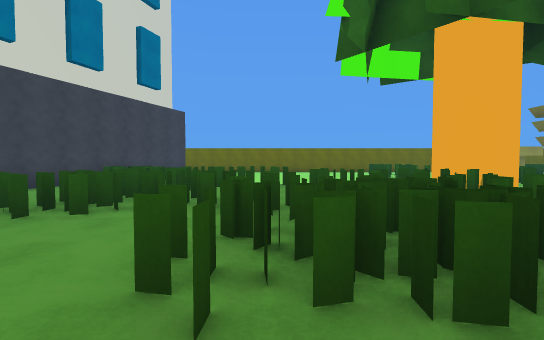
view 1 (above)

24 first-person views from a walk through a Unity game level. The camera is 1.4 m above the floor, tilts 2° down and sees 90° across. The floor is counted in squares, 2 m on a side. Each view is taken from the middle of a square. On the plan, view 1 faces up. The plan holds only what a view shows up to about 9 squares ahead; the rest is blank. The place goes on beyond the plan. Surface patterns are stand-ins for the level's own textures.

view 2
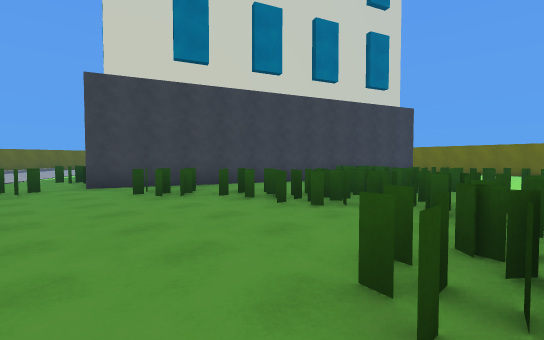

view 3
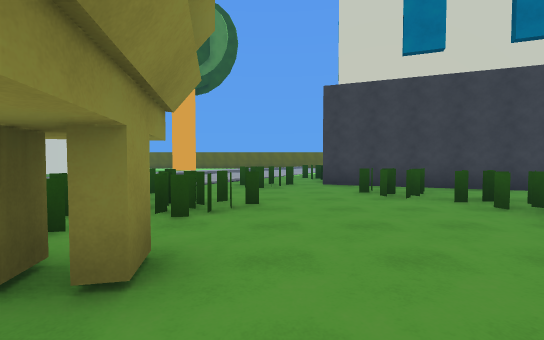

view 4
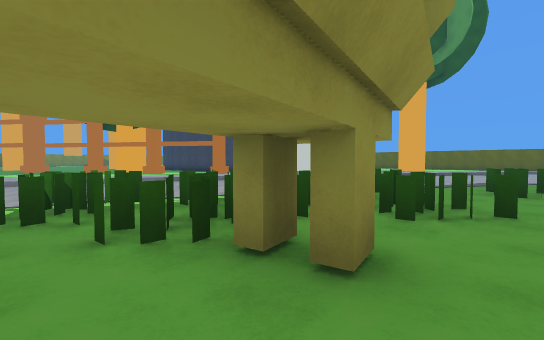

view 5
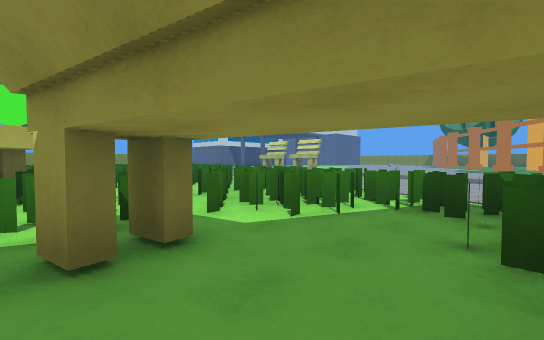

view 6
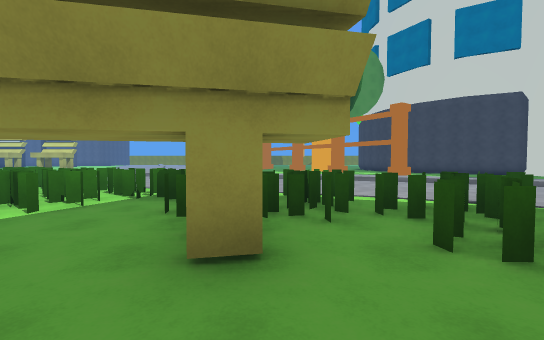

view 7
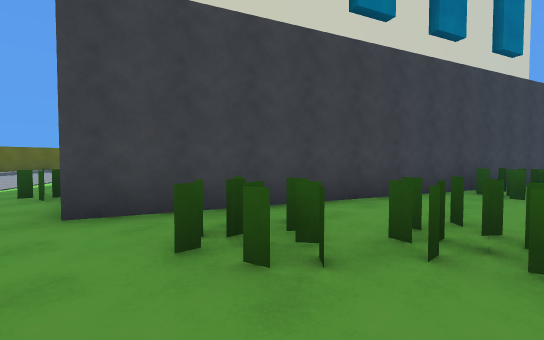

view 8
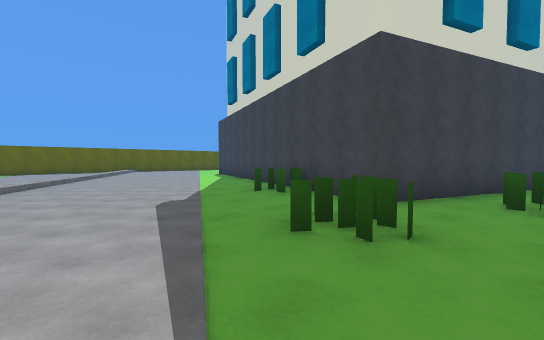

view 9
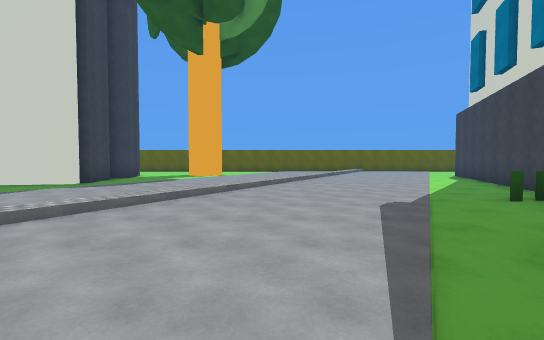

view 10
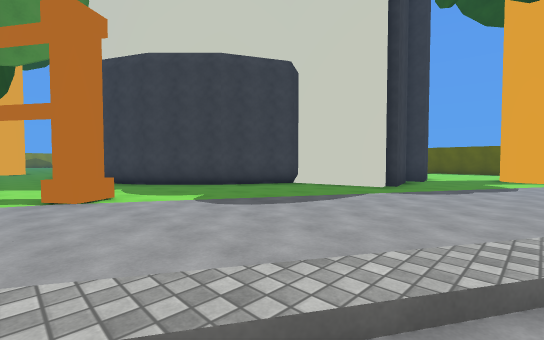

view 11
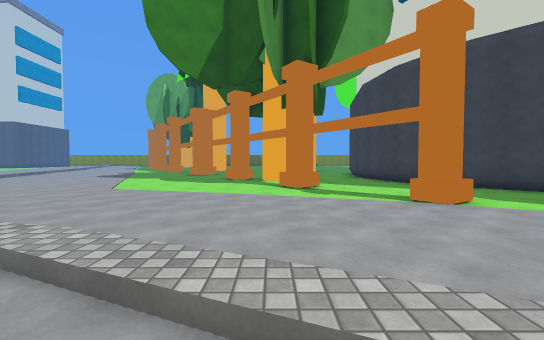

view 12
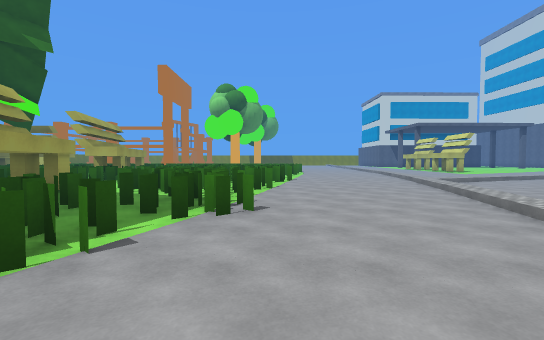

view 13
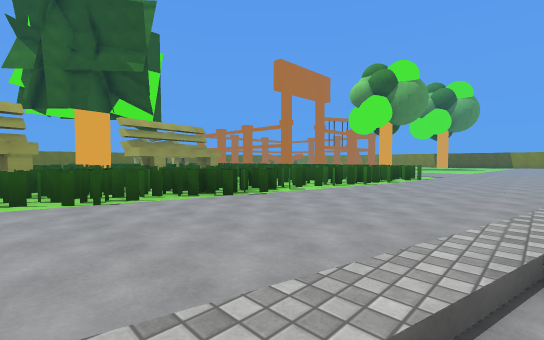

view 14
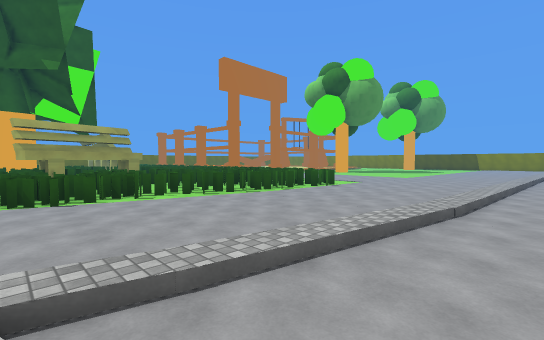

view 15
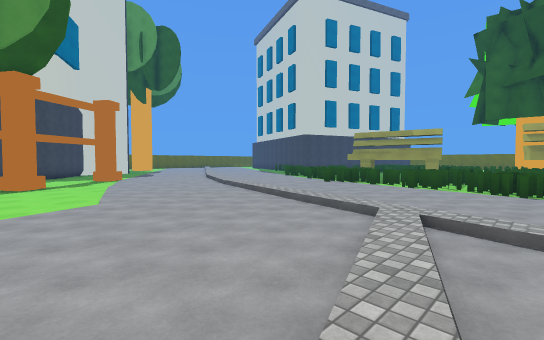

view 16
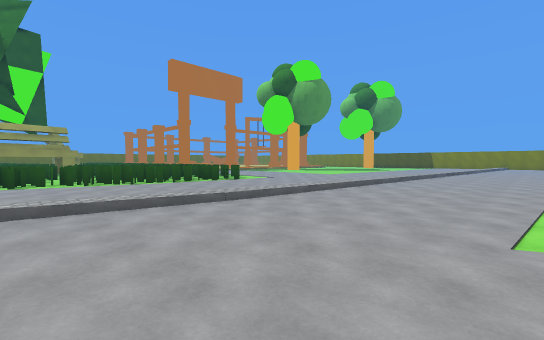

view 17
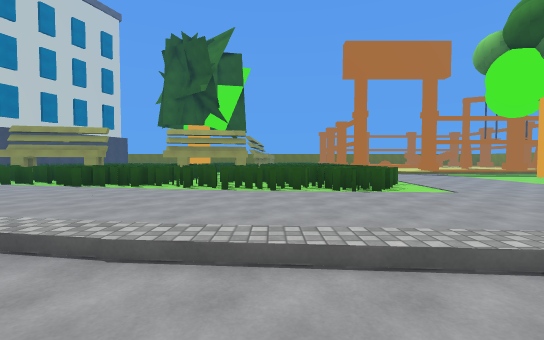

view 18
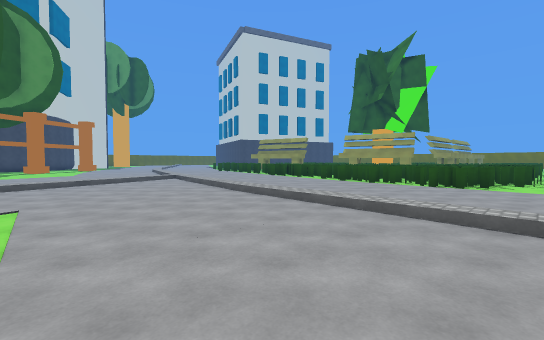

view 19
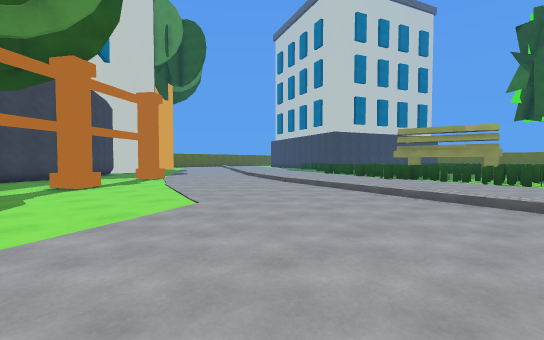

view 20
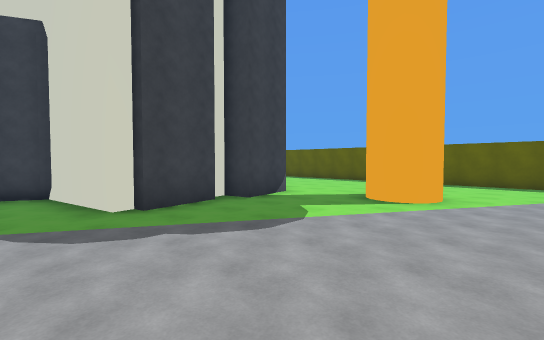

view 21
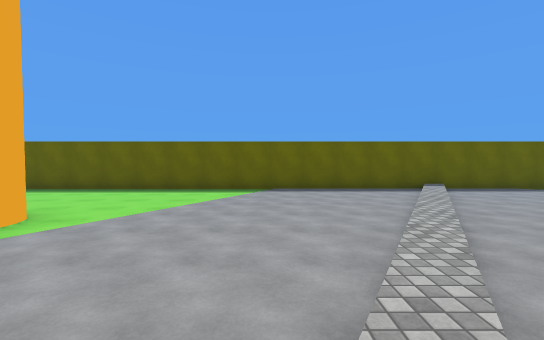

view 22
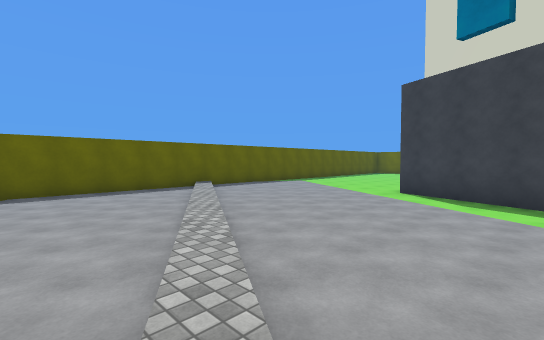

view 23
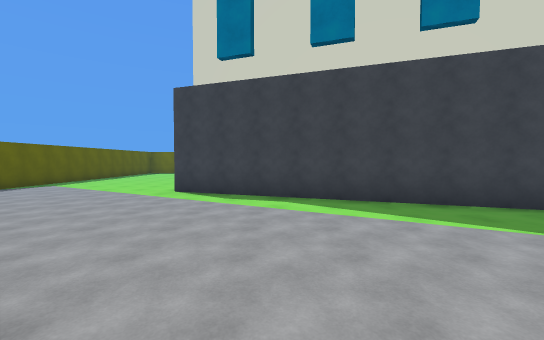

view 24
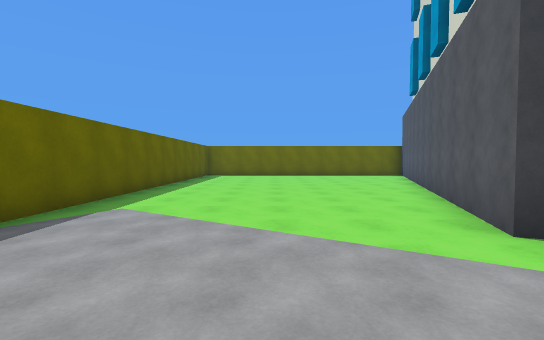

### Floor plan
Key: @ floor where view 1 was taken; # wall or solid block; x gap in a wall; . floor; / step, stairs or slope; = window, fence, low wall or low ledge; T tree; O other object.
Columns run from 25 left of view 1 to 14 right of it. Each row starts with its distance up from view 1.
 12 #........#
 11 #........#          #
 10 #.......##          #
  9 #.......#           #=   .
  8 #.......#          ##=====      =x
  7 #......##          ##=====    T =
  6 #......##         ##.#==##==#TT#
  5 #.......####      ##========##
  4 #..........###   ###=========#
  3 #/...........#####.====..=====
  2 #.//..........####.==...====
  1 #..///..................====#
  0 #....//..........==..=...@#===#
 -1 #......//........=..===#..##===
 -2 #.......///.........===##..====
 -3 #.........//........=.===.======
 -4 #...........//........============    ==
 -5 #............///........============= ==
 -6 #....##........//..........=.===========
 -7 #.... #..........//...............=====.
 -8 #..................//...................
 -9 #.  ...####..........///................
-10      .### ##............////............
-11            #................/////.......
-12            ##....O.........../..////////
-13             ##.............../..........
-14              ##....O........../.........
-15               ##...O........../.........
-16                ##............ /.........

Positions as (right, up) in squares from view 1, and headings:
1: (0, 0), facing up
2: (0, 0), facing up-left
3: (0, 0), facing left
4: (0, 0), facing down-left
5: (-1, 0), facing down-right
6: (-2, 1), facing down
7: (-4, 1), facing up-left
8: (-6, -3), facing up-left
9: (-6, -3), facing left
10: (-7, -6), facing down-left
11: (-5, -7), facing down
12: (-5, -6), facing right
13: (1, -11), facing up-right
14: (4, -13), facing up-right
15: (5, -15), facing up-left
16: (6, -16), facing up-right
17: (10, -14), facing up
18: (14, -16), facing up-left
19: (3, -16), facing up-left
20: (-13, -4), facing down-left
21: (-16, -2), facing left
22: (-16, -2), facing up-left
23: (-16, -2), facing up
24: (-21, 3), facing up
